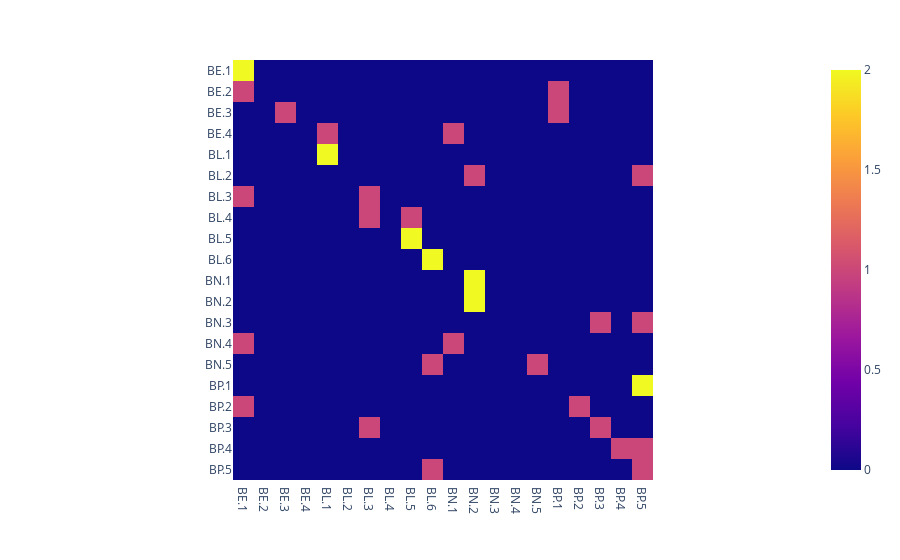

The cell this chart's notebook holds for it:
### Code cell
labels=outputs_df[y_label].sort_values().unique()

cm = confusion_matrix(y_test, y_pred, labels=labels)

px.imshow(cm, x=labels, y=labels)

### Figure 1 — Plotly figure (JSON) as saved in the notebook; plotly's stock layout.template omitted (floating-point values rounded to 4 significant figures; data arrays with more than 128 entries replaced by an {"elided": "..."} marker saying what was removed)
{"data": [{"coloraxis": "coloraxis", "hovertemplate": "x: %{x}<br>y: %{y}<br>color: %{z}<extra></extra>", "name": "0", "type": "heatmap", "x": ["BE.1", "BE.2", "BE.3", "BE.4", "BL.1", "BL.2", "BL.3", "BL.4", "BL.5", "BL.6", "BN.1", "BN.2", "BN.3", "BN.4", "BN.5", "BP.1", "BP.2", "BP.3", "BP.4", "BP.5"], "xaxis": "x", "y": ["BE.1", "BE.2", "BE.3", "BE.4", "BL.1", "BL.2", "BL.3", "BL.4", "BL.5", "BL.6", "BN.1", "BN.2", "BN.3", "BN.4", "BN.5", "BP.1", "BP.2", "BP.3", "BP.4", "BP.5"], "yaxis": "y", "z": {"elided": "20x20 int values"}}], "layout": {"coloraxis": {"colorscale": [[0, "#0d0887"], [0.1111, "#46039f"], [0.2222, "#7201a8"], [0.3333, "#9c179e"], [0.4444, "#bd3786"], [0.5556, "#d8576b"], [0.6667, "#ed7953"], [0.7778, "#fb9f3a"], [0.8889, "#fdca26"], [1, "#f0f921"]]}, "margin": {"t": 60}, "xaxis": {"anchor": "y", "constrain": "domain", "domain": [0, 1], "scaleanchor": "y"}, "yaxis": {"anchor": "x", "autorange": "reversed", "constrain": "domain", "domain": [0, 1]}}}
